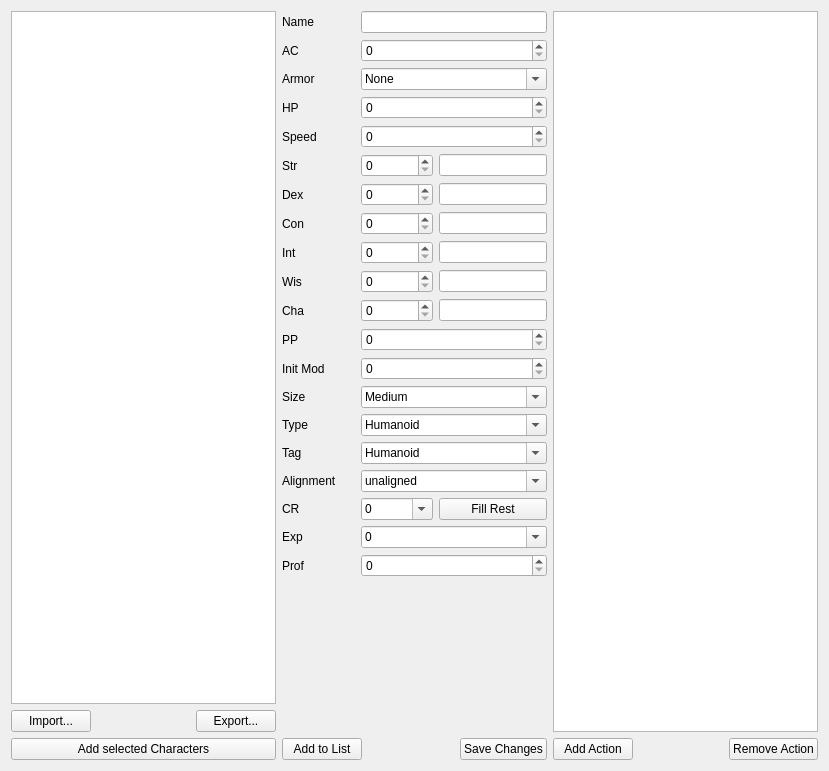
<?xml version="1.0" encoding="UTF-8"?>
<ui version="4.0">
 <class>Character_selector</class>
 <widget class="QWidget" name="Character_selector">
  <property name="geometry">
   <rect>
    <x>0</x>
    <y>0</y>
    <width>829</width>
    <height>771</height>
   </rect>
  </property>
  <property name="windowTitle">
   <string>Form</string>
  </property>
  <layout class="QHBoxLayout" name="horizontalLayout_4">
   <item>
    <layout class="QVBoxLayout" name="verticalLayout">
     <item>
      <widget class="QListWidget" name="character_list">
       <property name="selectionMode">
        <enum>QAbstractItemView::ExtendedSelection</enum>
       </property>
       <property name="selectionBehavior">
        <enum>QAbstractItemView::SelectRows</enum>
       </property>
      </widget>
     </item>
     <item>
      <layout class="QHBoxLayout" name="horizontalLayout">
       <item>
        <widget class="QPushButton" name="import_button">
         <property name="text">
          <string>Import...</string>
         </property>
        </widget>
       </item>
       <item>
        <spacer name="horizontalSpacer">
         <property name="orientation">
          <enum>Qt::Horizontal</enum>
         </property>
         <property name="sizeHint" stdset="0">
          <size>
           <width>40</width>
           <height>20</height>
          </size>
         </property>
        </spacer>
       </item>
       <item>
        <widget class="QPushButton" name="export_button">
         <property name="text">
          <string>Export...</string>
         </property>
        </widget>
       </item>
      </layout>
     </item>
     <item>
      <widget class="QPushButton" name="add_selected_characters_button">
       <property name="text">
        <string>Add selected Characters</string>
       </property>
      </widget>
     </item>
    </layout>
   </item>
   <item>
    <layout class="QVBoxLayout" name="verticalLayout_3">
     <item>
      <layout class="QGridLayout" name="gridLayout">
       <item row="5" column="1">
        <widget class="QSpinBox" name="str_spinbox"/>
       </item>
       <item row="7" column="0">
        <widget class="QLabel" name="label_6">
         <property name="text">
          <string>Con</string>
         </property>
        </widget>
       </item>
       <item row="22" column="0">
        <widget class="QLabel" name="label_18">
         <property name="text">
          <string>Tag</string>
         </property>
        </widget>
       </item>
       <item row="5" column="0">
        <widget class="QLabel" name="label_4">
         <property name="text">
          <string>Str</string>
         </property>
        </widget>
       </item>
       <item row="1" column="0">
        <widget class="QLabel" name="label_13">
         <property name="text">
          <string>AC</string>
         </property>
        </widget>
       </item>
       <item row="27" column="0">
        <spacer name="verticalSpacer">
         <property name="orientation">
          <enum>Qt::Vertical</enum>
         </property>
         <property name="sizeHint" stdset="0">
          <size>
           <width>20</width>
           <height>40</height>
          </size>
         </property>
        </spacer>
       </item>
       <item row="9" column="1">
        <widget class="QSpinBox" name="wis_spinbox"/>
       </item>
       <item row="10" column="1">
        <widget class="QSpinBox" name="cha_spinbox"/>
       </item>
       <item row="21" column="1" colspan="2">
        <widget class="QComboBox" name="type_selector">
         <property name="editable">
          <bool>true</bool>
         </property>
         <property name="currentIndex">
          <number>9</number>
         </property>
         <item>
          <property name="text">
           <string>Abberation</string>
          </property>
         </item>
         <item>
          <property name="text">
           <string>Beast</string>
          </property>
         </item>
         <item>
          <property name="text">
           <string>Celestial</string>
          </property>
         </item>
         <item>
          <property name="text">
           <string>Construct</string>
          </property>
         </item>
         <item>
          <property name="text">
           <string>Dragon</string>
          </property>
         </item>
         <item>
          <property name="text">
           <string>Elemental</string>
          </property>
         </item>
         <item>
          <property name="text">
           <string>Fey</string>
          </property>
         </item>
         <item>
          <property name="text">
           <string>Fiend</string>
          </property>
         </item>
         <item>
          <property name="text">
           <string>Giant</string>
          </property>
         </item>
         <item>
          <property name="text">
           <string>Humanoid</string>
          </property>
         </item>
         <item>
          <property name="text">
           <string>Monstrosity</string>
          </property>
         </item>
         <item>
          <property name="text">
           <string>Ooze</string>
          </property>
         </item>
         <item>
          <property name="text">
           <string>Plant</string>
          </property>
         </item>
         <item>
          <property name="text">
           <string>Undead</string>
          </property>
         </item>
        </widget>
       </item>
       <item row="4" column="0">
        <widget class="QLabel" name="label_3">
         <property name="text">
          <string>Speed</string>
         </property>
        </widget>
       </item>
       <item row="6" column="0">
        <widget class="QLabel" name="label_5">
         <property name="text">
          <string>Dex</string>
         </property>
        </widget>
       </item>
       <item row="0" column="0">
        <widget class="QLabel" name="label">
         <property name="text">
          <string>Name</string>
         </property>
        </widget>
       </item>
       <item row="8" column="1">
        <widget class="QSpinBox" name="int_spinbox"/>
       </item>
       <item row="8" column="0">
        <widget class="QLabel" name="label_7">
         <property name="text">
          <string>Int</string>
         </property>
        </widget>
       </item>
       <item row="7" column="1">
        <widget class="QSpinBox" name="con_spinbox"/>
       </item>
       <item row="10" column="0">
        <widget class="QLabel" name="label_9">
         <property name="text">
          <string>Cha</string>
         </property>
        </widget>
       </item>
       <item row="9" column="0">
        <widget class="QLabel" name="label_8">
         <property name="text">
          <string>Wis</string>
         </property>
        </widget>
       </item>
       <item row="6" column="1">
        <widget class="QSpinBox" name="dex_spinbox"/>
       </item>
       <item row="3" column="0">
        <widget class="QLabel" name="label_2">
         <property name="text">
          <string>HP</string>
         </property>
        </widget>
       </item>
       <item row="21" column="0">
        <widget class="QLabel" name="label_17">
         <property name="text">
          <string>Type</string>
         </property>
        </widget>
       </item>
       <item row="23" column="0">
        <widget class="QLabel" name="label_19">
         <property name="text">
          <string>Alignment</string>
         </property>
        </widget>
       </item>
       <item row="2" column="0">
        <widget class="QLabel" name="label_20">
         <property name="text">
          <string>Armor</string>
         </property>
        </widget>
       </item>
       <item row="0" column="1" colspan="2">
        <widget class="QLineEdit" name="name_edit"/>
       </item>
       <item row="1" column="1" colspan="2">
        <widget class="QSpinBox" name="ac_spinbox"/>
       </item>
       <item row="3" column="1" colspan="2">
        <widget class="QSpinBox" name="hp_spinbox"/>
       </item>
       <item row="4" column="1" colspan="2">
        <widget class="QSpinBox" name="speed_spinbox"/>
       </item>
       <item row="22" column="1" colspan="2">
        <widget class="QComboBox" name="tag_selector">
         <property name="editable">
          <bool>true</bool>
         </property>
         <property name="currentText">
          <string>Humanoid</string>
         </property>
         <property name="currentIndex">
          <number>7</number>
         </property>
         <item>
          <property name="text">
           <string>Demon</string>
          </property>
         </item>
         <item>
          <property name="text">
           <string>Devil</string>
          </property>
         </item>
         <item>
          <property name="text">
           <string>Dwarf</string>
          </property>
         </item>
         <item>
          <property name="text">
           <string>Elf</string>
          </property>
         </item>
         <item>
          <property name="text">
           <string>Gnoll</string>
          </property>
         </item>
         <item>
          <property name="text">
           <string>Gnome</string>
          </property>
         </item>
         <item>
          <property name="text">
           <string>Goblinoid</string>
          </property>
         </item>
         <item>
          <property name="text">
           <string>Humanoid</string>
          </property>
         </item>
         <item>
          <property name="text">
           <string>Kobold</string>
          </property>
         </item>
         <item>
          <property name="text">
           <string>Merfolk</string>
          </property>
         </item>
         <item>
          <property name="text">
           <string>Orc</string>
          </property>
         </item>
        </widget>
       </item>
       <item row="11" column="1" colspan="2">
        <widget class="QSpinBox" name="pp_spinbox"/>
       </item>
       <item row="2" column="1" colspan="2">
        <widget class="QComboBox" name="armor_selector">
         <property name="editable">
          <bool>true</bool>
         </property>
         <property name="currentIndex">
          <number>0</number>
         </property>
         <item>
          <property name="text">
           <string>None</string>
          </property>
         </item>
         <item>
          <property name="text">
           <string>Natural Armor</string>
          </property>
         </item>
         <item>
          <property name="text">
           <string>Leather Armor</string>
          </property>
         </item>
        </widget>
       </item>
       <item row="25" column="0">
        <widget class="QLabel" name="label_11">
         <property name="text">
          <string>Exp</string>
         </property>
        </widget>
       </item>
       <item row="12" column="0">
        <widget class="QLabel" name="label_14">
         <property name="text">
          <string>Init Mod</string>
         </property>
        </widget>
       </item>
       <item row="13" column="1" colspan="2">
        <widget class="QComboBox" name="size_selector">
         <property name="editable">
          <bool>true</bool>
         </property>
         <property name="currentIndex">
          <number>2</number>
         </property>
         <item>
          <property name="text">
           <string>Tiny</string>
          </property>
         </item>
         <item>
          <property name="text">
           <string>Small</string>
          </property>
         </item>
         <item>
          <property name="text">
           <string>Medium</string>
          </property>
         </item>
         <item>
          <property name="text">
           <string>Large</string>
          </property>
         </item>
         <item>
          <property name="text">
           <string>Huge</string>
          </property>
         </item>
         <item>
          <property name="text">
           <string>Gargantuan</string>
          </property>
         </item>
        </widget>
       </item>
       <item row="6" column="2">
        <widget class="QLineEdit" name="dex_modifier_edit">
         <property name="sizePolicy">
          <sizepolicy hsizetype="Minimum" vsizetype="Fixed">
           <horstretch>0</horstretch>
           <verstretch>0</verstretch>
          </sizepolicy>
         </property>
         <property name="readOnly">
          <bool>true</bool>
         </property>
        </widget>
       </item>
       <item row="23" column="1" colspan="2">
        <widget class="QComboBox" name="alignment_selector">
         <property name="editable">
          <bool>true</bool>
         </property>
         <property name="currentIndex">
          <number>9</number>
         </property>
         <item>
          <property name="text">
           <string>CE</string>
          </property>
         </item>
         <item>
          <property name="text">
           <string>CG</string>
          </property>
         </item>
         <item>
          <property name="text">
           <string>CN</string>
          </property>
         </item>
         <item>
          <property name="text">
           <string>LE</string>
          </property>
         </item>
         <item>
          <property name="text">
           <string>LG</string>
          </property>
         </item>
         <item>
          <property name="text">
           <string>LN</string>
          </property>
         </item>
         <item>
          <property name="text">
           <string>NE</string>
          </property>
         </item>
         <item>
          <property name="text">
           <string>NG</string>
          </property>
         </item>
         <item>
          <property name="text">
           <string>N</string>
          </property>
         </item>
         <item>
          <property name="text">
           <string>unaligned</string>
          </property>
         </item>
        </widget>
       </item>
       <item row="11" column="0">
        <widget class="QLabel" name="label_12">
         <property name="text">
          <string>PP</string>
         </property>
        </widget>
       </item>
       <item row="13" column="0">
        <widget class="QLabel" name="label_16">
         <property name="text">
          <string>Size</string>
         </property>
        </widget>
       </item>
       <item row="26" column="1" colspan="2">
        <widget class="QSpinBox" name="proficiency_spinbox"/>
       </item>
       <item row="25" column="1" colspan="2">
        <widget class="QComboBox" name="exp_selector">
         <property name="editable">
          <bool>true</bool>
         </property>
         <property name="currentText">
          <string notr="true">0</string>
         </property>
         <property name="currentIndex">
          <number>0</number>
         </property>
         <item>
          <property name="text">
           <string>0</string>
          </property>
         </item>
         <item>
          <property name="text">
           <string>10</string>
          </property>
         </item>
         <item>
          <property name="text">
           <string>25</string>
          </property>
         </item>
         <item>
          <property name="text">
           <string>50</string>
          </property>
         </item>
         <item>
          <property name="text">
           <string>100</string>
          </property>
         </item>
         <item>
          <property name="text">
           <string>200</string>
          </property>
         </item>
         <item>
          <property name="text">
           <string>450</string>
          </property>
         </item>
         <item>
          <property name="text">
           <string>700</string>
          </property>
         </item>
         <item>
          <property name="text">
           <string>1100</string>
          </property>
         </item>
         <item>
          <property name="text">
           <string>1800</string>
          </property>
         </item>
         <item>
          <property name="text">
           <string>2300</string>
          </property>
         </item>
         <item>
          <property name="text">
           <string>2900</string>
          </property>
         </item>
         <item>
          <property name="text">
           <string>3900</string>
          </property>
         </item>
         <item>
          <property name="text">
           <string>5000</string>
          </property>
         </item>
         <item>
          <property name="text">
           <string>5900</string>
          </property>
         </item>
         <item>
          <property name="text">
           <string>7200</string>
          </property>
         </item>
         <item>
          <property name="text">
           <string>8400</string>
          </property>
         </item>
         <item>
          <property name="text">
           <string>10000</string>
          </property>
         </item>
         <item>
          <property name="text">
           <string>11500</string>
          </property>
         </item>
         <item>
          <property name="text">
           <string>13000</string>
          </property>
         </item>
         <item>
          <property name="text">
           <string>15000</string>
          </property>
         </item>
         <item>
          <property name="text">
           <string>18000</string>
          </property>
         </item>
         <item>
          <property name="text">
           <string>20000</string>
          </property>
         </item>
         <item>
          <property name="text">
           <string>22000</string>
          </property>
         </item>
         <item>
          <property name="text">
           <string>25000</string>
          </property>
         </item>
         <item>
          <property name="text">
           <string>33000</string>
          </property>
         </item>
         <item>
          <property name="text">
           <string>41000</string>
          </property>
         </item>
         <item>
          <property name="text">
           <string>50000</string>
          </property>
         </item>
         <item>
          <property name="text">
           <string>62000</string>
          </property>
         </item>
         <item>
          <property name="text">
           <string>75000</string>
          </property>
         </item>
         <item>
          <property name="text">
           <string>90000</string>
          </property>
         </item>
         <item>
          <property name="text">
           <string>105000</string>
          </property>
         </item>
         <item>
          <property name="text">
           <string>120000</string>
          </property>
         </item>
         <item>
          <property name="text">
           <string>135000</string>
          </property>
         </item>
         <item>
          <property name="text">
           <string>155000</string>
          </property>
         </item>
        </widget>
       </item>
       <item row="5" column="2">
        <widget class="QLineEdit" name="str_modifier_edit">
         <property name="sizePolicy">
          <sizepolicy hsizetype="Minimum" vsizetype="Fixed">
           <horstretch>0</horstretch>
           <verstretch>0</verstretch>
          </sizepolicy>
         </property>
         <property name="readOnly">
          <bool>true</bool>
         </property>
        </widget>
       </item>
       <item row="8" column="2">
        <widget class="QLineEdit" name="int_modifier_edit">
         <property name="sizePolicy">
          <sizepolicy hsizetype="Minimum" vsizetype="Fixed">
           <horstretch>0</horstretch>
           <verstretch>0</verstretch>
          </sizepolicy>
         </property>
         <property name="readOnly">
          <bool>true</bool>
         </property>
        </widget>
       </item>
       <item row="7" column="2">
        <widget class="QLineEdit" name="con_modifier_edit">
         <property name="sizePolicy">
          <sizepolicy hsizetype="Minimum" vsizetype="Fixed">
           <horstretch>0</horstretch>
           <verstretch>0</verstretch>
          </sizepolicy>
         </property>
         <property name="readOnly">
          <bool>true</bool>
         </property>
        </widget>
       </item>
       <item row="12" column="1" colspan="2">
        <widget class="QSpinBox" name="initmod_spinbox"/>
       </item>
       <item row="9" column="2">
        <widget class="QLineEdit" name="wis_modifier_edit">
         <property name="sizePolicy">
          <sizepolicy hsizetype="Minimum" vsizetype="Fixed">
           <horstretch>0</horstretch>
           <verstretch>0</verstretch>
          </sizepolicy>
         </property>
         <property name="readOnly">
          <bool>true</bool>
         </property>
        </widget>
       </item>
       <item row="10" column="2">
        <widget class="QLineEdit" name="cha_modifier_edit">
         <property name="sizePolicy">
          <sizepolicy hsizetype="Minimum" vsizetype="Fixed">
           <horstretch>0</horstretch>
           <verstretch>0</verstretch>
          </sizepolicy>
         </property>
         <property name="readOnly">
          <bool>true</bool>
         </property>
        </widget>
       </item>
       <item row="26" column="0">
        <widget class="QLabel" name="label_15">
         <property name="text">
          <string>Prof</string>
         </property>
        </widget>
       </item>
       <item row="24" column="0">
        <widget class="QLabel" name="label_10">
         <property name="text">
          <string>CR</string>
         </property>
        </widget>
       </item>
       <item row="24" column="1">
        <widget class="QComboBox" name="cr_selector">
         <property name="editable">
          <bool>true</bool>
         </property>
         <property name="currentIndex">
          <number>0</number>
         </property>
         <item>
          <property name="text">
           <string>0</string>
          </property>
         </item>
         <item>
          <property name="text">
           <string>1/8</string>
          </property>
         </item>
         <item>
          <property name="text">
           <string>1/4</string>
          </property>
         </item>
         <item>
          <property name="text">
           <string>1/2</string>
          </property>
         </item>
         <item>
          <property name="text">
           <string>1</string>
          </property>
         </item>
         <item>
          <property name="text">
           <string>2</string>
          </property>
         </item>
         <item>
          <property name="text">
           <string>3</string>
          </property>
         </item>
         <item>
          <property name="text">
           <string>4</string>
          </property>
         </item>
         <item>
          <property name="text">
           <string>5</string>
          </property>
         </item>
         <item>
          <property name="text">
           <string>6</string>
          </property>
         </item>
         <item>
          <property name="text">
           <string>7</string>
          </property>
         </item>
         <item>
          <property name="text">
           <string>8</string>
          </property>
         </item>
         <item>
          <property name="text">
           <string>9</string>
          </property>
         </item>
         <item>
          <property name="text">
           <string>10</string>
          </property>
         </item>
         <item>
          <property name="text">
           <string>11</string>
          </property>
         </item>
         <item>
          <property name="text">
           <string>12</string>
          </property>
         </item>
         <item>
          <property name="text">
           <string>13</string>
          </property>
         </item>
         <item>
          <property name="text">
           <string>14</string>
          </property>
         </item>
         <item>
          <property name="text">
           <string>15</string>
          </property>
         </item>
         <item>
          <property name="text">
           <string>16</string>
          </property>
         </item>
         <item>
          <property name="text">
           <string>17</string>
          </property>
         </item>
         <item>
          <property name="text">
           <string>18</string>
          </property>
         </item>
         <item>
          <property name="text">
           <string>19</string>
          </property>
         </item>
         <item>
          <property name="text">
           <string>20</string>
          </property>
         </item>
         <item>
          <property name="text">
           <string>21</string>
          </property>
         </item>
         <item>
          <property name="text">
           <string>22</string>
          </property>
         </item>
         <item>
          <property name="text">
           <string>23</string>
          </property>
         </item>
         <item>
          <property name="text">
           <string>24</string>
          </property>
         </item>
         <item>
          <property name="text">
           <string>25</string>
          </property>
         </item>
         <item>
          <property name="text">
           <string>26</string>
          </property>
         </item>
         <item>
          <property name="text">
           <string>27</string>
          </property>
         </item>
         <item>
          <property name="text">
           <string>28</string>
          </property>
         </item>
         <item>
          <property name="text">
           <string>29</string>
          </property>
         </item>
         <item>
          <property name="text">
           <string>30</string>
          </property>
         </item>
        </widget>
       </item>
       <item row="24" column="2">
        <widget class="QPushButton" name="pushButton">
         <property name="sizePolicy">
          <sizepolicy hsizetype="Minimum" vsizetype="Fixed">
           <horstretch>0</horstretch>
           <verstretch>0</verstretch>
          </sizepolicy>
         </property>
         <property name="text">
          <string>Fill Rest</string>
         </property>
        </widget>
       </item>
      </layout>
     </item>
     <item>
      <layout class="QHBoxLayout" name="horizontalLayout_2">
       <item>
        <widget class="QPushButton" name="add_to_character_list">
         <property name="text">
          <string>Add to List</string>
         </property>
        </widget>
       </item>
       <item>
        <spacer name="horizontalSpacer_2">
         <property name="orientation">
          <enum>Qt::Horizontal</enum>
         </property>
         <property name="sizeHint" stdset="0">
          <size>
           <width>40</width>
           <height>20</height>
          </size>
         </property>
        </spacer>
       </item>
       <item>
        <widget class="QPushButton" name="save_character_changes_button">
         <property name="text">
          <string>Save Changes</string>
         </property>
        </widget>
       </item>
      </layout>
     </item>
    </layout>
   </item>
   <item>
    <layout class="QVBoxLayout" name="verticalLayout_2">
     <item>
      <widget class="QListWidget" name="actions_list"/>
     </item>
     <item>
      <layout class="QHBoxLayout" name="horizontalLayout_3">
       <item>
        <widget class="QPushButton" name="add_action_button">
         <property name="text">
          <string>Add Action</string>
         </property>
        </widget>
       </item>
       <item>
        <spacer name="horizontalSpacer_3">
         <property name="orientation">
          <enum>Qt::Horizontal</enum>
         </property>
         <property name="sizeHint" stdset="0">
          <size>
           <width>37</width>
           <height>17</height>
          </size>
         </property>
        </spacer>
       </item>
       <item>
        <widget class="QPushButton" name="remove_action_button">
         <property name="text">
          <string>Remove Action</string>
         </property>
        </widget>
       </item>
      </layout>
     </item>
    </layout>
   </item>
  </layout>
 </widget>
 <tabstops>
  <tabstop>character_list</tabstop>
  <tabstop>import_button</tabstop>
  <tabstop>export_button</tabstop>
  <tabstop>name_edit</tabstop>
  <tabstop>ac_spinbox</tabstop>
  <tabstop>hp_spinbox</tabstop>
  <tabstop>speed_spinbox</tabstop>
  <tabstop>str_spinbox</tabstop>
  <tabstop>dex_spinbox</tabstop>
  <tabstop>con_spinbox</tabstop>
  <tabstop>int_spinbox</tabstop>
  <tabstop>wis_spinbox</tabstop>
  <tabstop>cha_spinbox</tabstop>
  <tabstop>type_selector</tabstop>
  <tabstop>tag_selector</tabstop>
  <tabstop>alignment_selector</tabstop>
  <tabstop>add_to_character_list</tabstop>
  <tabstop>actions_list</tabstop>
  <tabstop>add_action_button</tabstop>
  <tabstop>remove_action_button</tabstop>
 </tabstops>
 <resources/>
 <connections/>
</ui>
